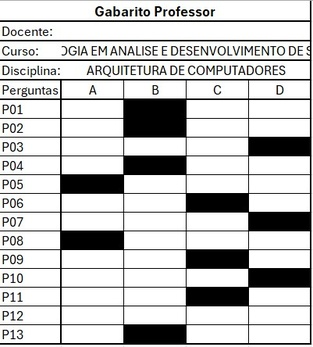
#> input picture gabarito_flask/professor_gabarito/gabarito.jpg, 313 x 347 px, shrunk from 401 x 444 before the run
$ python gabarito.py
#> lines starting #> are read from the running program, lines starting #| are printed output that depends on the picture; after the words box and inside, x2 and y2 are one past the last pixel; in counts of white or black regions, pixels touching at a corner belong together
import cv2
import numpy as np
import os
import glob
import csv


# Função para processar e extrair as respostas da imagem do gabarito
def process_image(image_path, num_questions=10, num_options=5):
    image = cv2.imread(image_path)
    if image is None:
        print(f"Erro ao carregar a imagem: {image_path}")
        return []
    gray = cv2.cvtColor(image, cv2.COLOR_BGR2GRAY)
    _, thresh = cv2.threshold(gray, 150, 255, cv2.THRESH_BINARY_INV)
    altura, largura = thresh.shape
    cell_height = altura // num_questions
    cell_width = largura // num_options
    answers = []
    for i in range(num_questions):
        question_answers = []
        for j in range(num_options):
            cell = thresh[i * cell_height:(i + 1) * cell_height, j * cell_width:(j + 1) * cell_width]
            total_white = cv2.countNonZero(cell)
            if total_white > (cell_height * cell_width) // 2:
                question_answers.append(chr(65 + j))
        if question_answers:
            answers.append(question_answers[0])
        else:
            answers.append("")
    return answers


# Função para comparar as respostas do aluno com o gabarito correto do professor
def compare_with_answer_key(student_answers, answer_key):
    score = 0
    for i, correct_answer in enumerate(answer_key):
        if i < len(student_answers) and correct_answer == student_answers[i]:
            score += 1
    return score


# Função para processar um aluno e calcular sua nota
def process_student(gabarito_professor, aluno_image_path):
#> called with aluno_image_path = './gabarito_flask/uploads/gabarito.jpg'
    nome_aluno = os.path.basename(aluno_image_path).split('.')[0]

    # Coleta de informações específicas para o aluno
    num_questions_objetivas = int(input(f"Quantas perguntas objetivas para o aluno {nome_aluno}? "))
#> the answer given: 3
    num_questions_dissertativas = int(input(f"Quantas perguntas dissertativas para o aluno {nome_aluno}? "))
#> the answer given: 3
    num_options = int(input(f"Quantas opções por pergunta objetiva para o aluno {nome_aluno}? "))
#> the answer given: 1

    nota_dissertativa = 0
    if num_questions_dissertativas > 0:
        nota_dissertativa = float(
            input(f"Nota das perguntas dissertativas para {nome_aluno} (máximo {num_questions_dissertativas * 10}): "))
#> the answer given: 3

    nota_trabalho = float(input(f"Nota de trabalho do aluno {nome_aluno} (máximo 10): "))
#> the answer given: 3

    # Processamento das respostas do aluno e do gabarito
    respostas_professor = process_image(gabarito_professor, num_questions_objetivas, num_options)
#> in process_image, image is the input picture: shape (347, 313, 3); mean B, G, R 197.2, 197.4, 197.3
#> in process_image, `_, thresh = cv2.threshold(gray, 150, 255, cv2.THRESH_BINARY_INV)`:
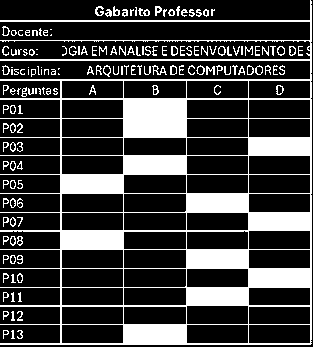
#> thresh: shape (347, 313); 24.3% white; 157 white regions (40 under 20 px), largest, box (x1, y1, x2, y2) and area: (0, 0, 312, 345) 22623, (152, 65, 167, 75) 58, (95, 6, 104, 16) 50
#> after the loop in process_image, `for i in range(num_questions):`:
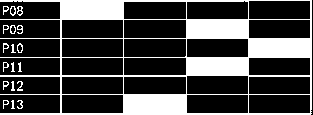
#> cell: shape (115, 313); 26.6% white; 19 white regions, largest, box (x1, y1, x2, y2) and area: (0, 0, 312, 115) 9113, (17, 6, 23, 16) 33, (17, 81, 23, 91) 31
#> after the loop in process_image, `for i in range(num_questions):`: answers = ['', '', '']
#> respostas_professor = ['', '', '']
    if not respostas_professor:
        print("Erro ao processar o gabarito do professor!")
        return None

    respostas_aluno = process_image(aluno_image_path, num_questions_objetivas, num_options)
#> call 2 of process_image, with image_path = './gabarito_flask/uploads/gabarito.jpg', num_questions = 3, num_options = 1
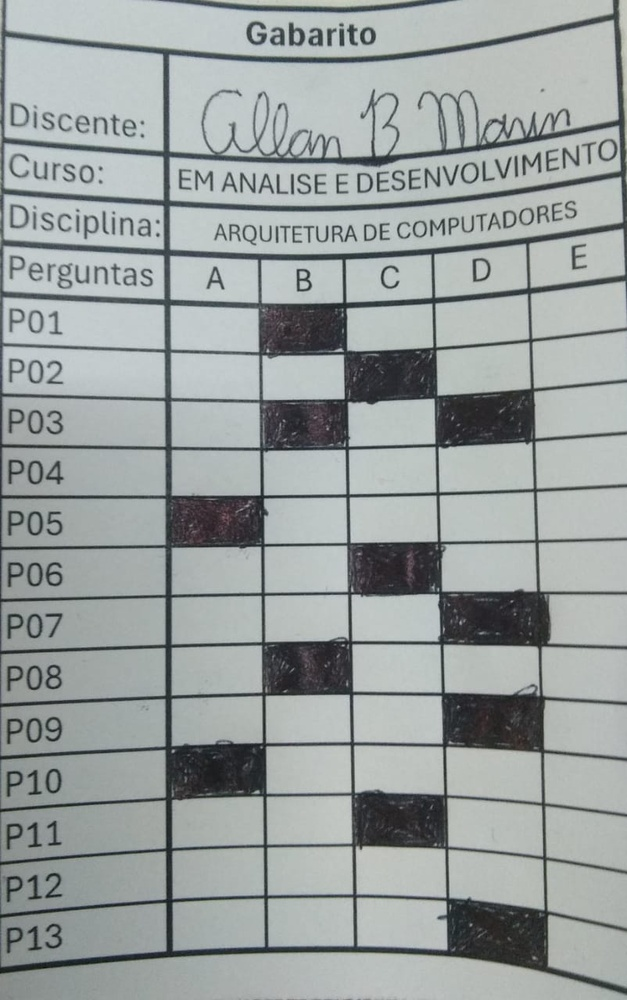
#> input picture gabarito_flask/uploads/gabarito.jpg, 627 x 1000 px, shrunk from 802 x 1280 before the run
#> in process_image, image is the input picture: shape (1000, 627, 3); mean B, G, R 159.3, 160, 153.7
#> in process_image (call 2), `_, thresh = cv2.threshold(gray, 150, 255, cv2.THRESH_BINARY_INV)`:
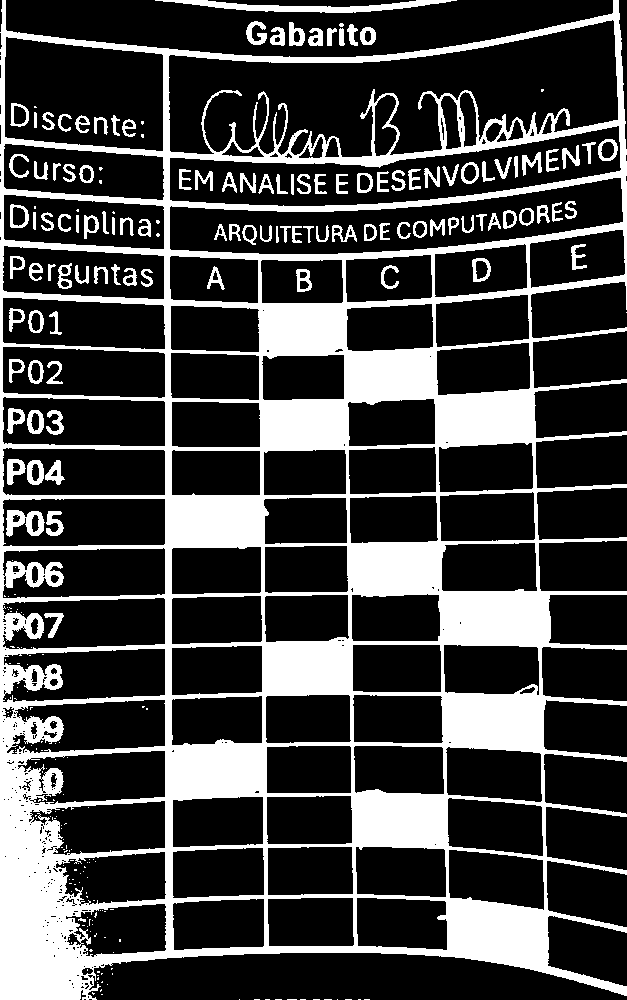
#> thresh: shape (1000, 627); 26.3% white; 263 white regions (151 under 20 px), largest, box (x1, y1, x2, y2) and area: (0, 0, 627, 1000) 147269, (155, 0, 457, 13) 1616, (6, 510, 45, 537) 601
#> after the loop in process_image (call 2), `for i in range(num_questions):`:
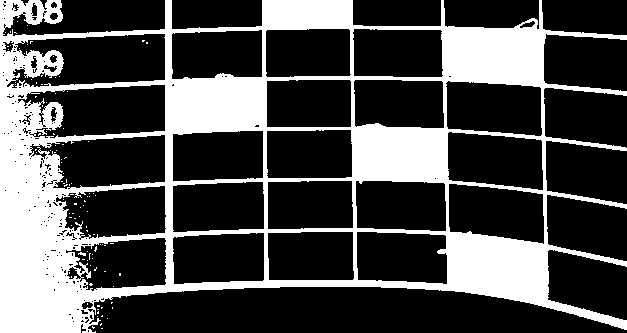
#> cell: shape (333, 627); 29.6% white; 106 white regions (104 under 20 px), largest, box (x1, y1, x2, y2) and area: (0, 0, 627, 333) 61648, (78, 252, 86, 256) 20
#> respostas_aluno = ['', '', '']
    if not respostas_aluno:
        print(f"Erro ao processar as respostas do aluno {nome_aluno}.")
        return None

    # Comparação com o gabarito e cálculo da pontuação
    pontuacao = compare_with_answer_key(respostas_aluno, respostas_professor)
#> the loop in compare_with_answer_key, `for i, correct_answer in enumerate(answer_key):` made 3 passes
#> after the loop in compare_with_answer_key, `for i, correct_answer in enumerate(answer_key):`: score = 3
#> pontuacao = 3
    print(f"Aluno {nome_aluno}: {pontuacao}/{num_questions_objetivas}")
#| Aluno gabarito: 3/3

    # Cálculo da média final
    nota_final = calcular_media(pontuacao, num_questions_objetivas, nota_trabalho, nota_dissertativa,
                                num_questions_dissertativas)

    # Exibindo a média calculada
    print(f"Média final do aluno {nome_aluno}: {nota_final}")

    return nome_aluno, pontuacao, nota_trabalho, nota_final


# Função para calcular a média final
def calcular_media(pontuacao, num_questions_objetivas, nota_trabalho, nota_dissertativa, num_questions_dissertativas):
    # Calcula a média da prova objetiva
#> called with pontuacao = 3, num_questions_objetivas = 3, nota_trabalho = 3, nota_dissertativa = 3, num_questions_dissertativas = 3
    media_objetiva = (pontuacao / num_questions_objetivas) * 10
#> media_objetiva = 10

    # Se houver perguntas dissertativas, calcula a média delas
    media_dissertativa = 0
    if num_questions_dissertativas > 0:
        media_dissertativa = (nota_dissertativa / (num_questions_dissertativas * 10)) * 10
#> media_dissertativa = 1
        media_prova = (media_objetiva + media_dissertativa) / 2  # Média ponderada da prova
#> media_prova = 5.5
    else:
        media_prova = media_objetiva

    # Cálculo da média ponderada final: 70% da prova e 30% do trabalho
    nota_final = (media_prova * 0.7) + (nota_trabalho * 0.3)
#> nota_final = 4.75

    return round(nota_final, 2)  # Arredonda para 2 casas decimais


# Função para gerar o relatório em CSV
def generate_report(results, output_file):
    with open(output_file, mode='a', newline='', encoding='utf-8') as file:
        writer = csv.writer(file)
        writer.writerow(['Nome do Aluno', 'Pontuação da Prova', 'Nota do Trabalho', 'Nota Final'])

        for nome_aluno, pontuacao, nota_trabalho, nota_final in results:
            writer.writerow([nome_aluno, pontuacao, nota_trabalho, nota_final])

    print(f"Relatório gerado com sucesso: {output_file}")


# Exemplo de uso
gabarito_professor = "./gabarito_flask/professor_gabarito/gabarito.jpg"
student_image_paths = glob.glob("./gabarito_flask/uploads/*.jpg")
resultados_alunos = []

# Processa cada aluno individualmente
for aluno_image_path in student_image_paths:
    resultado = process_student(gabarito_professor, aluno_image_path)
#| Média final do aluno gabarito: 4.75
#> resultado = ('gabarito', 3, 3, 4.75)
    if resultado:
        resultados_alunos.append(resultado)

# Gerar o relatório
report_file = 'gabarito_flask/relatorio_desempenho.csv'
generate_report(resultados_alunos, report_file)
#> the loop in generate_report, `for nome_aluno, pontuacao, nota_trabalho, nota_final in results:` made 1 pass
